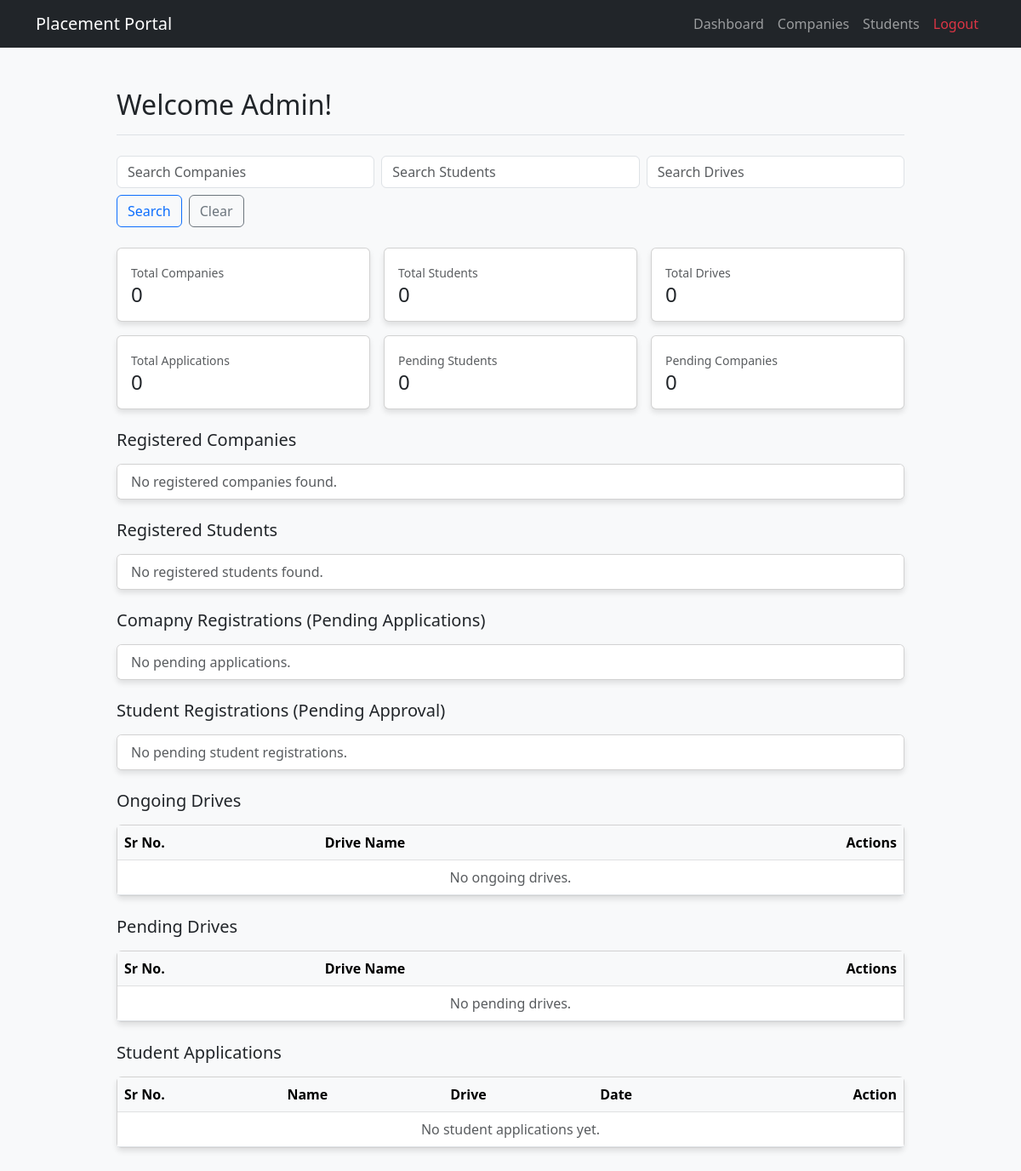
/admin/dashboard (signed in), run on an earlier commit of the app's database.
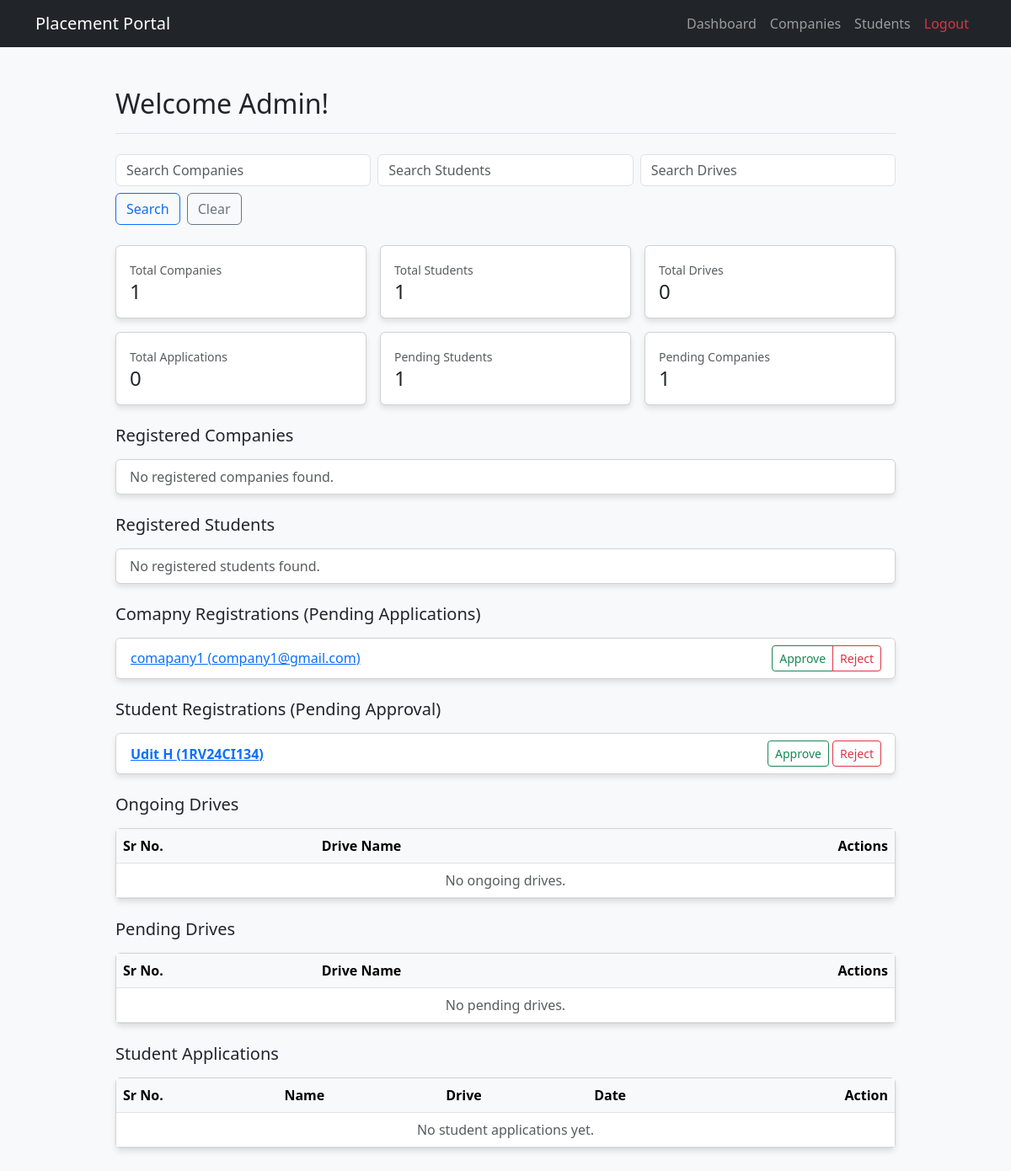
And on a later commit of the database.
### models.py (models this page shows, shortened)
class Company(db.Model, UserMixin):
    __tablename__ = 'company'
    company_id = db.Column(db.Integer, primary_key=True, autoincrement=True)
    email = db.Column(db.String(100), unique=True, nullable=False)
    password_hash = db.Column(db.String(255), nullable=False)
    company_name = db.Column(db.String(255), nullable=False)
    hr_name = db.Column(db.String(255), nullable=False)
    hr_email = db.Column(db.String(255), nullable=False)
    hr_phone = db.Column(db.String(15), nullable=False)
    company_desc = db.Column(db.String(255), nullable=False)
    website = db.Column(db.String(255), unique=True, nullable=False)
    is_active = db.Column(db.Boolean, nullable=False, default=True)
    is_blacklisted = db.Column(db.Boolean, default=False)
    approval_status = db.Column(db.String(50), nullable=False, default='pending') #'pending' 'approved' 'rejected' 'blacklisted'
    placement_drives = db.relationship('PlacementDrive', backref='company')

class Student(db.Model, UserMixin):
    __tablename__ = 'student'
    roll_no = db.Column(db.String(50), primary_key=True)
    name = db.Column(db.String(255), nullable=False)
    email = db.Column(db.String(100), unique=True, nullable=False)
    password_hash = db.Column(db.String(255), nullable=False)
    phone_no = db.Column(db.String(15), nullable=False)
    gender = db.Column(db.String(10), nullable=False)
    dob = db.Column(db.Date, nullable=False)
    location = db.Column(db.String(255))
    dept_id = db.Column(db.String(10), db.ForeignKey('departments.dept_id'), nullable=False)
    graduation_year = db.Column(db.Integer, nullable=False)
    cgpa = db.Column(db.Numeric(4, 2), nullable=False)
    has_backlogs = db.Column(db.Boolean, nullable=False, default=False)
    approval_status = db.Column(db.String(50), nullable=False, default='pending') #'Pending', 'Approved', 'Rejected'
    is_blacklisted = db.Column(db.Boolean, default=False)
    skills = db.relationship('Skills', backref='student', uselist=False)
    applications = db.relationship('Application', backref='student')

### app.py (the view)
@app.route('/admin/dashboard')
@login_required
def admin_dashboard():
    if not current_user.is_authenticated or not current_user.get_id().startswith('admin_'):
        return "Unauthorized Access : Not an Admin ", 403
    company_search = request.args.get('company_search', '')
    student_search = request.args.get('student_search', '')
    drive_search = request.args.get('drive_search', '')
    stats = {
        'total_companies' : Company.query.count(),
        'total_students' : Student.query.count(),
        'total_drives' : PlacementDrive.query.count(),
        'pending_students' : Student.query.filter_by(approval_status='pending').count(),
        'total_applications' : Application.query.count(),
        'pending_companies' : Company.query.filter_by(approval_status='pending').count(),
        'pending_drives' : PlacementDrive.query.filter_by(status='Pending').count()
    }
    if company_search:
        companies = Company.query.filter(
            Company.company_name.ilike(f'%{company_search}%')
        ).all()
    else:
        companies = Company.query.filter_by(approval_status='approved').all()
    if student_search:
        students = Student.query.filter(
            (Student.name.ilike(f'%{student_search}%')) |
            (Student.roll_no.ilike(f'%{student_search}%')) |
            (Student.phone_no.ilike(f'%{student_search}%'))
        ).all()
    else:
        students = Student.query.filter_by(approval_status='approved').all()
    if drive_search:
        drives = PlacementDrive.query.filter(
            PlacementDrive.name.ilike(f'%{drive_search}%')
        ).all()
    else:
        drives = PlacementDrive.query.filter_by(status='approved').all()
    pending_students = Student.query.filter_by(approval_status='pending').all()
    pending_companies = Company.query.filter_by(approval_status='pending').all()
    pending_drives = PlacementDrive.query.filter_by(status='Pending').all()
    return render_template(
        'admin_dashboard.html',
        stats=stats,
        companies=companies,
        students=students,
        drives=drives,
        pending_students=pending_students,
        pending_companies=pending_companies,
        pending_drives=pending_drives,
        company_search=company_search,
        student_search=student_search,
        drive_search=drive_search)

### app.py (called while the page is built)
@login_manager.user_loader #Run this fn everytime the user clicks a new page
def load_user(user_id):
    try:
        role, uid = user_id.split('_', 1)
        if role == 'admin':
            return Admin.query.get(int(uid))
        elif role == 'student':
            return Student.query.get(uid)
        elif role == 'company':
            return Company.query.get(int(uid))
    except Exception as e:
        return None
    return None

### models.py (called while the page is built)
    def get_id(self):
        return f"admin_{self.id}"

### templates/admin_dashboard.html (shortened to what the changed rows need)
{% extends "base.html" %}
{% block content %}
<div class="row justify-content-center">
    <div class="col-lg-10">
        <div class="d-flex justify-content-between align-items-center mt-4 mb-4 pb-2 border-bottom">
            <h2>Welcome Admin!</h2>
        </div>
        {% set has_search = company_search or student_search or drive_search %}
        <div class="row g-3 mb-4">
            <div class="col-md-6 col-lg-4">
                <div class="card h-100">
                    <div class="card-body">
                        <small class="text-muted">Total Companies</small>
                        <h4 class="mb-0">{{ stats.total_companies }}</h4>
                    </div>
                </div>
            </div>
            <div class="col-md-6 col-lg-4">
                <div class="card h-100">
                    <div class="card-body">
                        <small class="text-muted">Total Students</small>
                        <h4 class="mb-0">{{ stats.total_students }}</h4>
                    </div>
                </div>
            </div>
            <div class="col-md-6 col-lg-4">
                <div class="card h-100">
                    <div class="card-body">
                        <small class="text-muted">Pending Students</small>
                        <h4 class="mb-0">{{ stats.pending_students }}</h4>
                    </div>
                </div>
            </div>
            <div class="col-md-6 col-lg-4">
                <div class="card h-100">
                    <div class="card-body">
                        <small class="text-muted">Pending Companies</small>
                        <h4 class="mb-0">{{ stats.pending_companies }}</h4>
                    </div>
                </div>
            </div>
        </div>
        <div class="card mb-4">
            <ul class="list-group list-group-flush">
                {% for company in pending_companies %}
                <li class="list-group-item d-flex justify-content-between align-items-center">
                    <button
                        type="button"
                        class="btn btn-link p-0 text-start detail-trigger"
                        data-bs-toggle="modal"
                        data-bs-target="#entityDetailsModal"
                        data-entity="company"
                        data-company-id="{{ company.company_id }}"
                        data-company-name="{{ company.company_name }}"
                        data-email="{{ company.email }}"
                        data-website="{{ company.website }}"
                        data-hr-name="{{ company.hr_name }}"
                        data-hr-email="{{ company.hr_email }}"
                        data-hr-phone="{{ company.hr_phone }}"
                        data-status="{{ company.approval_status }}"
                        data-blacklisted="{{ 'Yes' if company.is_blacklisted else 'No' }}"
                        data-description="{{ company.company_desc }}"
                    >
                        {{ company.company_name }} ({{ company.email }})
                    </button>
                    <div class="btn-group" role="group">
                        <a href="{{ url_for('admin_company_action', company_id=company.company_id, action='approve') }}" class="btn btn-sm btn-outline-success">Approve</a>
                        <a href="{{ url_for('admin_company_action', company_id=company.company_id, action='reject') }}" class="btn btn-sm btn-outline-danger">Reject</a>
                    </div>
                </li>
                {% else %}
                <li class="list-group-item text-muted">No pending applications.</li>
                {% endfor %}
            </ul>
        </div>
        <div class="card mb-4">
            <ul class="list-group list-group-flush">
                {% for student in pending_students %}
                <li class="list-group-item d-flex justify-content-between align-items-center">
                    <div>
                        <button
                            type="button"
                            class="btn btn-link p-0 text-start fw-semibold detail-trigger"
                            data-bs-toggle="modal"
                            data-bs-target="#entityDetailsModal"
                            data-entity="student"
                            data-name="{{ student.name }}"
                            data-roll-no="{{ student.roll_no }}"
                            data-email="{{ student.email }}"
                            data-phone="{{ student.phone_no }}"
                            data-gender="{{ student.gender }}"
                            data-dob="{{ student.dob }}"
                            data-location="{{ student.location }}"
                            data-dept="{{ student.dept_id }}"
                            data-grad-year="{{ student.graduation_year }}"
                            data-cgpa="{{ student.cgpa }}"
                            data-backlogs="{{ 'Yes' if student.has_backlogs else 'No' }}"
                            data-status="{{ student.approval_status }}"
                            data-blacklisted="{{ 'Yes' if student.is_blacklisted else 'No' }}"
                        >
                            {{ student.name }} ({{ student.roll_no }})
                        </button><br>
                    </div>
                    <div>
                        <a href="{{ url_for('admin_student_action', roll_no=student.roll_no, action='approve') }}" class="btn btn-sm btn-outline-success">Approve</a>
                        <a href="{{ url_for('admin_student_action', roll_no=student.roll_no, action='reject') }}" class="btn btn-sm btn-outline-danger">Reject</a>
                    </div>
                </li>
                {% else %}
                <li class="list-group-item text-muted">No pending student registrations.</li>
                {% endfor %}
            </ul>
        </div>
        <div class="card mb-4">
            <table class="table table-hover mb-0">
                <thead class="table-light">
                    <tr>
                        <th>Sr No.</th>
                        <th>Drive Name</th>
                        <th class="text-end">Actions</th>
                    </tr>
                </thead>
            </table>
        </div>
        <div class="card mb-4">
            <table class="table table-hover mb-0">
                <thead class="table-light">
                    <tr>
                        <th>Sr No.</th>
                        <th>Drive Name</th>
                        <th class="text-end">Actions</th>
                    </tr>
                </thead>
            </table>
        </div>
        <div class="card mb-5">
            <table class="table table-hover mb-0">
                <thead class="table-light">
                    <tr>
                        <th>Sr No.</th>
                        <th>Name</th>
                        <th>Drive</th>
                        <th>Date</th>
                        <th class="text-end">Action</th>
                    </tr>
                </thead>
            </table>
        </div>
    </div>
</div>
{% endblock %}

What changed in the data, as far as the page shows it:
added Company: company_name "comapany1", email "company1@gmail.com"
added Student: name "Udit H", roll_no "1RV24CI134"
Also different on the page:
{{ stats.total_companies }}: "0" → "1"
{{ stats.total_students }}: "0" → "1"
{{ stats.pending_students }}: "0" → "1"
{{ stats.pending_companies }}: "0" → "1"
text no longer shown: "No pending applications. No pending student registrations."
